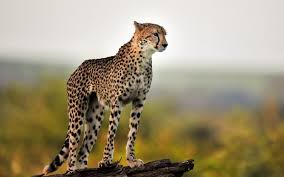
#> input picture images/image1.jpg, 284 x 177 px, given in place of image1.jpg0.jpg, which was not available
$ python test.py images/image1.jpg   (older library calls are emulated)
#> lines starting #> are read from the running program, lines starting #| are printed output that depends on the picture; after the words box and inside, x2 and y2 are one past the last pixel; in counts of white or black regions, pixels touching at a corner belong together; pictures that were not available may be replaced by others from this repository, and a replacement may not be noted
import sys
import imutils
import cv2
from PIL import Image
import numpy as np

for i in range(27):
    i = str(i)
    file = sys.argv[1] + i + ".jpg"
    print(file)

    img = cv2.imread(file, 1)
#> img is the input picture: shape (177, 284, 3); mean B, G, R 121.1, 147.7, 159.4

    height, width = img.shape[:2]
#> height = 177; width = 284
    max_height = 800
    max_width = 800

    # only shrink if img is bigger than required
    if max_height < height or max_width < width:
        # get scaling factor
        scaling_factor = max_height / float(height)
        if max_width / float(width) < scaling_factor:
            scaling_factor = max_width / float(width)
        # resize image
        resized = cv2.resize(img, None, fx=scaling_factor, fy=scaling_factor, interpolation=cv2.INTER_AREA)
    else:
        resized = img

    image = resized
    grabImg = resized
    mask = np.zeros(resized.shape[:2], np.uint8)

    print(type(image))
#| <class 'numpy.ndarray'>

    gray = cv2.cvtColor(image, cv2.COLOR_BGR2GRAY)
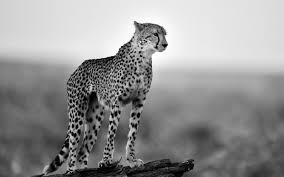
#> gray: shape (177, 284); min 1, max 255, mean 148.1
    print(type(gray))
#| <class 'numpy.ndarray'>

    edged = cv2.Canny(gray, 100, 250)
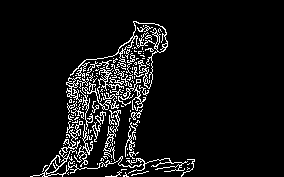
#> edged: shape (177, 284); 7.4% white in thin lines or dots, all inside (x1, y1, x2, y2) = (30, 21, 195, 177)
    cv2.imshow('Edged', edged)
    print(type(edged))
#| <class 'numpy.ndarray'>

    blur = cv2.bilateralFilter(edged, 9, 90, 90)
    cv2.imshow("blurred", blur)
    print(type(blur))
#| <class 'numpy.ndarray'>

    kernel = np.ones((5, 5), np.uint8)

    # [5 lines of commented-out code are left out]

    blur = cv2.morphologyEx(blur, cv2.MORPH_OPEN, kernel)
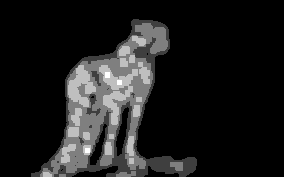
#> blur: shape (177, 284); min 0, max 4, mean 0.455; drawn with min black and max white

    im3, cnts1, hierarchy1 = cv2.findContours(blur.copy(), cv2.RETR_LIST, cv2.CHAIN_APPROX_NONE)
#> cnts1 = 7 contours, 4 with area under 20; largest, box (x1, y1, x2, y2) and area: (31, 19, 197, 177) 11982, (115, 106, 130, 157) 346, (89, 123, 108, 166) 282

    largestArea0 = 0
    x0 = 0
    y0 = 0
    w0 = 0
    h0 = 0

    for conts in cnts1:
        [x, y, w, h] = cv2.boundingRect(conts)
        rectArea = w * h

        if (rectArea > largestArea0):
            x0 = x
            y0 = y
            w0 = w
            h0 = h
            largestArea0 = w0 * h0
#> this loop made 7 passes
#> (x, y, w, h, rectArea, x0, y0, w0) on passes 3, 7: (89, 123, 19, 43, 817, 89, 123, 19), (31, 19, 166, 158, 26228, 31, 19, 166)
#> (x, y, w, h, rectArea) on passes 4 to 5: (115, 106, 15, 51, 765), (90, 95, 5, 4, 20)
#> after the loop, h0 = 158; largestArea0 = 26228; w0 = 166; x0 = 31; y0 = 19

    cv2.rectangle(resized, (x0, y0), (x0 + w0, y0 + h0), (255, 0, 255), 3)
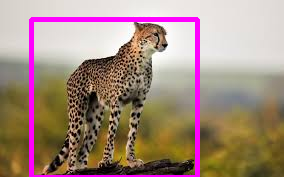
#> resized: shape (177, 284, 3); 5.41% of pixels changed, all inside (x1, y1, x2, y2) = (29, 17, 200, 177)
    cv2.imshow("image0", resized)

    bgdModel = np.zeros((1, 65), np.float64)
    fgdModel = np.zeros((1, 65), np.float64)

    rect = (x0, y0, w0, h0)
#> rect = (31, 19, 166, 158)

    # Idea: Go into the grabcut source code, change the function such that it iteratively dilated then cut?
    cv2.grabCut(grabImg, mask, rect, bgdModel, fgdModel, 10, cv2.GC_INIT_WITH_RECT)
    mask2 = np.where((mask == 2) | (mask == 0), 0, 1).astype('uint8')
    img = img * mask2[:, :, np.newaxis]
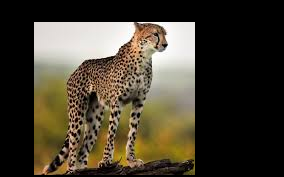
#> img: shape (177, 284, 3); mean B, G, R 49.4, 63.7, 70.7

    # Idea: Randomly assign background and foreground pixels?

    cv2.imshow("grabImg", img)

    c = cv2.waitKey(0)
#> (key Esc is pressed here)
    if (c == 27):
        break

$ run again, on images/image10.jpg
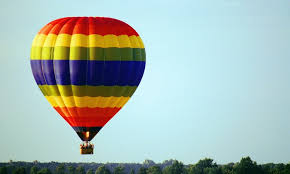
#> input picture images/image10.jpg, 290 x 174 px, given in place of image10.jpg0.jpg, which was not available
#> img is the input picture: shape (174, 290, 3); mean B, G, R 178.9, 184.8, 167.5
#| <class 'numpy.ndarray'>
#| <class 'numpy.ndarray'>
#> `edged = cv2.Canny(gray, 100, 250)`:
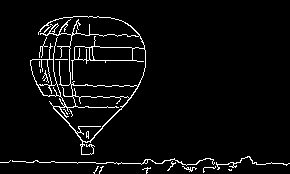
#> edged: shape (174, 290); 4.4% white in thin lines or dots
#| <class 'numpy.ndarray'>
#| <class 'numpy.ndarray'>
#> cnts1 = 26 contours, 9 with area under 20; largest, box (x1, y1, x2, y2) and area: (28, 13, 149, 158) 11224, (0, 154, 290, 174) 2166, (75, 62, 143, 84) 1285, (69, 109, 114, 127) 496, (79, 19, 132, 34) 494
#> the loop `for conts in cnts1:` made 26 passes
#> (x, y, w, h, rectArea, x0, y0, w0) on passes 2, 26: (0, 154, 290, 20, 5800, 0, 154, 290), (28, 13, 121, 145, 17545, 28, 13, 121)
#> after the loop `for conts in cnts1:`: h0 = 145; largestArea0 = 17545; w0 = 121; x0 = 28; y0 = 13
#> resized: shape (174, 290, 3); 5.25% of pixels changed, all inside (x1, y1, x2, y2) = (26, 11, 152, 161)
#> rect = (28, 13, 121, 145)
#> `img = img * mask2[:, :, np.newaxis]`:
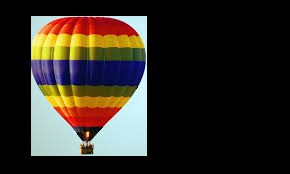
#> img: shape (174, 290, 3); mean B, G, R 35.5, 43.4, 49.2

$ run again, on images/image11.jpg
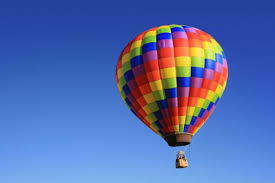
#> input picture images/image11.jpg, 275 x 183 px, given in place of image11.jpg0.jpg, which was not available
#> img is the input picture: shape (183, 275, 3); mean B, G, R 172.9, 108.1, 84.4
#| <class 'numpy.ndarray'>
#| <class 'numpy.ndarray'>
#> edged: shape (183, 275); 4.4% white in thin lines or dots, all inside (x1, y1, x2, y2) = (117, 24, 229, 169)
#| <class 'numpy.ndarray'>
#| <class 'numpy.ndarray'>
#> cnts1 = 30 contours, 12 with area under 20; largest, box (x1, y1, x2, y2) and area: (114, 21, 231, 172) 10936, (126, 55, 149, 99) 494, (158, 100, 175, 144) 412, (174, 34, 203, 65) 318, (206, 72, 218, 89) 120
#> the loop `for conts in cnts1:` made 30 passes
#> (x, y, w, h, rectArea, x0, y0, w0) on passes 1, 2, 3, 5, 6, 23, 30: (179, 136, 7, 3, 21, 179, 136, 7), (187, 127, 6, 4, 24, 187, 127, 6), (147, 104, 9, 7, 63, 147, 104, 9), (193, 100, 8, 8, 64, 193, 100, 8), (158, 100, 17, 44, 748, 158, 100, 17), (126, 55, 23, 44, 1012, 126, 55, 23), (114, 21, 117, 151, 17667, 114, 21, 117)
#> after the loop `for conts in cnts1:`: h0 = 151; largestArea0 = 17667; w0 = 117; x0 = 114; y0 = 21
#> `cv2.rectangle(resized, (x0, y0), (x0 + w0, y0 + h0), (255, 0, 255), 3)`:
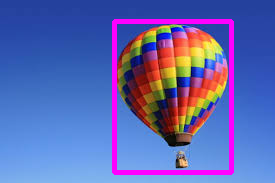
#> resized: shape (183, 275, 3); 5.3% of pixels changed, all inside (x1, y1, x2, y2) = (112, 19, 234, 175)
#> rect = (114, 21, 117, 151)
#> `img = img * mask2[:, :, np.newaxis]`:
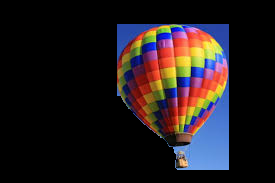
#> img: shape (183, 275, 3); mean B, G, R 29, 26.5, 33.6
